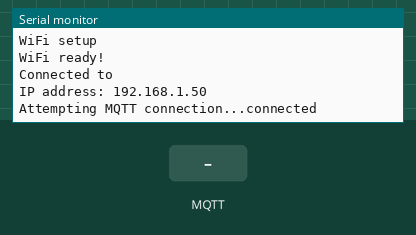
A program run on a simulated ESP8266 (Wemos D1 mini). Shown: the last lines printed to the serial monitor. Inputs (shaded band) come from the test bench. WiFi joins after 1.5 s; servers stay silent unless stated; storage starts empty; no MQTT or app messages arrive unless stated.

Above: at 2.7 s.
2.8 s: MQTT message "1" arrives on the first subscribed topic
At 4.0 s:
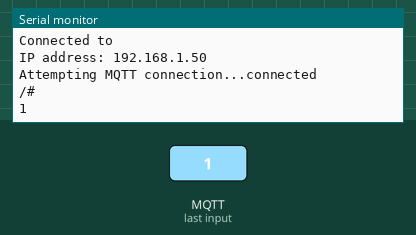
4.3 s: MQTT message "on" arrives on the first subscribed topic
At 5.4 s:
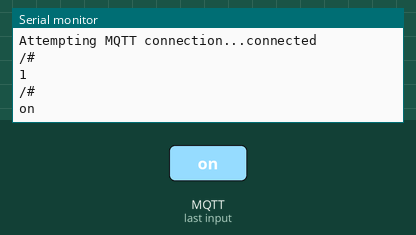
5.8 s: MQTT message "off" arrives on the first subscribed topic
At 6.6 s:
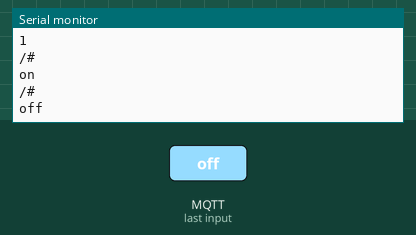

The program:

main.cpp
```cpp
#include <Arduino.h>
#include <config.h>
#include <connections.h>

config cfg;

void setup() {
  Serial.begin(115200);
  cfg.load();
  irsend.begin();

  setupWiFi(cfg);
  setupOTA(cfg);
  setupMQTT(cfg);
}

void loop() {
  MDNS.update();
  ArduinoOTA.handle();
  yield(); // Stop ESP8266 from crashing, yea must yield.
  digitalWrite(LED_BUILTIN, HIGH);
  if (!MQTTclient.connected())
  {
    connectMQTT(cfg);
  }
  MQTTclient.loop();
}
```

connections.cpp
```cpp
#include <connections.h>

WiFiClient wclient;
PubSubClient MQTTclient(wclient);
IRsend irsend(kIrLed);

char MQTT_PWR[64];      //On/Off - 0xD81
char MQTT_FAN[64];      //Fan Speed - 0xD90
char MQTT_OSC[64];      //Oscillate - 0xDA0
char MQTT_TIM[64];      //Timer - 0xDDA
char MQTT_WIN[64];      //Wind Type - 0xDC3

void setupWiFi(config cfg){
    Serial.println("WiFi setup");
    WiFi.mode(WIFI_STA);
    WiFi.hostname(cfg.device_id);
    WiFi.begin(cfg.wifi.ssid, cfg.wifi.password);
    while (WiFi.waitForConnectResult() != WL_CONNECTED) {
        Serial.println("Connection Failed! Rebooting...");
        delay(5000);
        ESP.restart();
    }
    Serial.println("WiFi ready!");
    Serial.print("Connected to ");
    Serial.println(cfg.wifi.ssid);
    Serial.print("IP address: ");
    Serial.println(WiFi.localIP());
}

void setupOTA(config cfg){
    ArduinoOTA.setHostname(cfg.device_id);

    ArduinoOTA.onStart([]() {
        String type;
        if (ArduinoOTA.getCommand() == U_FLASH) {
            type = "sketch";
        } else { // U_FS
            type = "filesystem";
            SPIFFS.end();
        }
        Serial.println("Start updating " + type);
    });
    ArduinoOTA.onEnd([]() {
        Serial.println("\nEnd");
    });
    ArduinoOTA.onProgress([](unsigned int progress, unsigned int total) {
        Serial.printf("Progress: %u%%\r", (progress / (total / 100)));
    });
    ArduinoOTA.onError([](ota_error_t error) {
        Serial.printf("Error[%u]: ", error);
        if (error == OTA_AUTH_ERROR) {
            Serial.println("Auth Failed");
        } else if (error == OTA_BEGIN_ERROR) {
            Serial.println("Begin Failed");
        } else if (error == OTA_CONNECT_ERROR) {
            Serial.println("Connect Failed");
        } else if (error == OTA_RECEIVE_ERROR) {
            Serial.println("Receive Failed");
        } else if (error == OTA_END_ERROR) {
            Serial.println("End Failed");
        }
    });
    ArduinoOTA.begin(true);
}

void callbackMQTT(char* p_topic, byte* p_payload, unsigned int p_length) {
    // concat the payload into a string
    String payload;
    for (uint8_t i = 0; i < p_length; i++) {
        payload.concat((char)p_payload[i]);
    }
    //Debug payload data to serial console
    Serial.println(p_topic);
    Serial.println(payload);

    if (strcmp(MQTT_PWR,p_topic) == 0) {
        if(p_length>0){ //check we have any payloads
            irsend.sendSymphony(0xD81, 12, 2);
        }
    }
    if (strcmp(MQTT_FAN,p_topic) == 0) {
        if(p_length>0){ //check we have any payloads
            irsend.sendSymphony(0xD90, 12, 2);
        }
    }
    if (strcmp(MQTT_OSC,p_topic) == 0) {
        if(p_length>0){ //check we have any payloads
            irsend.sendSymphony(0xDA0, 12, 2);
        }
    }
    if (strcmp(MQTT_TIM,p_topic) == 0) {
        if(p_length>0){ //check we have any payloads
            irsend.sendSymphony(0xDDA, 12, 2);
        }
    }
    if (strcmp(MQTT_WIN,p_topic) == 0) {
        if(p_length>0){ //check we have any payloads
            irsend.sendSymphony(0xDC3, 12, 2);
        }
    }
}

void setupMQTT(config cfg){
    MQTTclient.setServer(cfg.mqtt.host, cfg.mqtt.port);
    MQTTclient.setCallback(callbackMQTT);
}

void connectMQTT(config cfg) {
    strcpy(MQTT_PWR, cfg.mqtt.base_topic);
    strcat(MQTT_PWR, cfg.device_id);
    strcat(MQTT_PWR, "/pwr");
    strcpy(MQTT_FAN, cfg.mqtt.base_topic);
    strcat(MQTT_FAN, cfg.device_id);
    strcat(MQTT_FAN, "/fan");
    strcpy(MQTT_OSC, cfg.mqtt.base_topic);
    strcat(MQTT_OSC, cfg.device_id);
    strcat(MQTT_OSC, "/osc");
    strcpy(MQTT_TIM, cfg.mqtt.base_topic);
    strcat(MQTT_TIM, cfg.device_id);
    strcat(MQTT_TIM, "/tim");
    strcpy(MQTT_WIN, cfg.mqtt.base_topic);
    strcat(MQTT_WIN, cfg.device_id);
    strcat(MQTT_WIN, "/win");
    // Loop until we're reconnected
    while (!MQTTclient.connected()) {
        Serial.print("Attempting MQTT connection...");
        // Attempt to connect
        if (MQTTclient.connect(cfg.device_id, cfg.mqtt.username, cfg.mqtt.password)) {
            char topic[64];
            strcpy(topic, cfg.mqtt.base_topic);
            strcat(topic, cfg.device_id);
            strcat(topic, "/#");
            MQTTclient.subscribe(topic);
            Serial.println("connected");
            // Once connected, return
        } else {
            Serial.print("failed, rc=");
            Serial.print(MQTTclient.state());
            Serial.println(" try again in 5 seconds");
            delay(5e3);
        }
    }
}
```

connections.h
```cpp
#ifndef CONNECTIONS_H
#define CONNECTIONS_H

#include <ESP8266WiFi.h>
#include <ESP8266mDNS.h>
#include <WiFiUdp.h>
#include <ArduinoOTA.h>
#include <PubSubClient.h>
#include <config.h>
#include <IRremoteESP8266.h>
#include <IRsend.h>

const uint16_t kIrLed = D1;

extern WiFiClient wclient;
extern PubSubClient MQTTclient;
extern IRsend irsend;

void setupWiFi(config cfg);
void setupOTA(config cfg);
void setupMQTT(config cfg);
void connectMQTT(config cfg);
#endif 
```

config.cpp
```cpp
#include <config.h>

bool config::loadConfig(){
    File configFile = SPIFFS.open("/config.json", "r");
    if(!configFile){
        Serial.println("Failed to open cionfig file");
        return false;
    }

    size_t size = configFile.size();
    if (size > 1024) {
        Serial.println("Config file size is too large");
        return false;
    }
    // Allocate a buffer to store contents of the file.
    std::unique_ptr<char[]> buf(new char[size]);
    configFile.readBytes(buf.get(), size);

    StaticJsonDocument<500> doc;
    auto error = deserializeJson(doc, buf.get());
    if (error) {
        Serial.println("Failed to parse config file");
        return false;
    }

    strcpy(name, doc["name"]);
    strcpy(device_id, doc["device_id"]);

    deep_sleep_interval = doc["deep_sleep_interval"];
    strcpy(wifi.ssid, doc["wifi"]["ssid"]);
    strcpy(wifi.password, doc["wifi"]["password"]);

    strcpy(mqtt.host, doc["mqtt"]["host"]);
    mqtt.port = doc["mqtt"]["port"];
    strcpy(mqtt.base_topic, doc["mqtt"]["base_topic"]);
    strcpy(mqtt.username, doc["mqtt"]["username"]);
    strcpy(mqtt.password, doc["mqtt"]["password"]);
    return true;
}

bool config::load(){
    Serial.println("Mounting FS...");
    if (!SPIFFS.begin()) {
        Serial.println("Failed to mount file system");
        return false;
    }

    if (!loadConfig()) {
        Serial.println("Failed to load config");
        return false;
    } else {
        Serial.println("Config loaded");
        return true;
    }
}
```

config.h
```cpp
#ifndef CONFIG_H
#define CONFIG_H

#include <ArduinoJson.h>
#include <FS.h>

#define uS_TO_S_FACTOR 1000000  /* Conversion factor for micro seconds to seconds */

class config_wifi
{
    public:
        char ssid[64];
        char password[64];
};
class config_mqtt
{
    public:
        char host[64];
        int port;
        char base_topic[26];
        char username[64];
        char password[64];
};
class config
{
    public:
        char name[26];
        char device_id[26];
        int deep_sleep_interval;
        config_wifi wifi;
        config_mqtt mqtt;
        bool load();
    private:
        bool loadConfig();
};
#endif
```

Measured:
- after the input at 2.8 s, the serial monitor: prints a new line at once (image 1)
- after the input at 4.3 s, the serial monitor: prints a new line at once (image 2)
- after the input at 5.8 s, the serial monitor: prints a new line at once (image 3)
